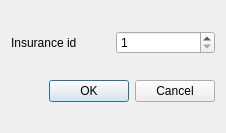
<?xml version="1.0" encoding="UTF-8"?>
<ui version="4.0">
 <class>Dialog</class>
 <widget class="QDialog" name="Dialog">
  <property name="geometry">
   <rect>
    <x>0</x>
    <y>0</y>
    <width>226</width>
    <height>133</height>
   </rect>
  </property>
  <property name="windowTitle">
   <string>Delete insurance</string>
  </property>
  <layout class="QGridLayout" name="gridLayout">
   <item row="0" column="0">
    <layout class="QHBoxLayout" name="horizontalLayout">
     <item>
      <widget class="QLabel" name="label">
       <property name="text">
        <string>Insurance id</string>
       </property>
      </widget>
     </item>
     <item>
      <widget class="QSpinBox" name="id_box">
       <property name="minimum">
        <number>1</number>
       </property>
       <property name="maximum">
        <number>9999999</number>
       </property>
      </widget>
     </item>
    </layout>
   </item>
   <item row="1" column="0">
    <widget class="QDialogButtonBox" name="buttonBox">
     <property name="orientation">
      <enum>Qt::Horizontal</enum>
     </property>
     <property name="standardButtons">
      <set>QDialogButtonBox::Cancel|QDialogButtonBox::Ok</set>
     </property>
    </widget>
   </item>
  </layout>
 </widget>
 <resources/>
 <connections>
  <connection>
   <sender>buttonBox</sender>
   <signal>accepted()</signal>
   <receiver>Dialog</receiver>
   <slot>accept()</slot>
   <hints>
    <hint type="sourcelabel">
     <x>248</x>
     <y>254</y>
    </hint>
    <hint type="destinationlabel">
     <x>157</x>
     <y>274</y>
    </hint>
   </hints>
  </connection>
  <connection>
   <sender>buttonBox</sender>
   <signal>rejected()</signal>
   <receiver>Dialog</receiver>
   <slot>reject()</slot>
   <hints>
    <hint type="sourcelabel">
     <x>316</x>
     <y>260</y>
    </hint>
    <hint type="destinationlabel">
     <x>286</x>
     <y>274</y>
    </hint>
   </hints>
  </connection>
 </connections>
</ui>
